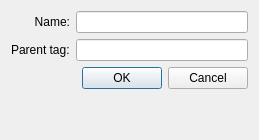
<?xml version="1.0" encoding="UTF-8"?>
<ui version="4.0">
 <class>AddOrEditTagDialog</class>
 <widget class="QDialog" name="AddOrEditTagDialog">
  <property name="geometry">
   <rect>
    <x>0</x>
    <y>0</y>
    <width>259</width>
    <height>140</height>
   </rect>
  </property>
  <property name="windowTitle">
   <string>Dialog</string>
  </property>
  <layout class="QGridLayout" name="gridLayout">
   <item row="0" column="0">
    <widget class="QLabel" name="tagNameLabel">
     <property name="text">
      <string>Name:</string>
     </property>
     <property name="alignment">
      <set>Qt::AlignRight|Qt::AlignTrailing|Qt::AlignVCenter</set>
     </property>
    </widget>
   </item>
   <item row="0" column="1">
    <widget class="QLineEdit" name="tagNameLineEdit"/>
   </item>
   <item row="1" column="0">
    <widget class="QLabel" name="parentTagName">
     <property name="text">
      <string>Parent tag:</string>
     </property>
    </widget>
   </item>
   <item row="1" column="1">
    <widget class="QLineEdit" name="parentTagLineEdit"/>
   </item>
   <item row="2" column="0" colspan="2">
    <widget class="QDialogButtonBox" name="buttonBox">
     <property name="orientation">
      <enum>Qt::Horizontal</enum>
     </property>
     <property name="standardButtons">
      <set>QDialogButtonBox::Cancel|QDialogButtonBox::Ok</set>
     </property>
    </widget>
   </item>
   <item row="3" column="0" colspan="2">
    <widget class="QLabel" name="statusBar"/>
   </item>
  </layout>
 </widget>
 <resources/>
 <connections>
  <connection>
   <sender>buttonBox</sender>
   <signal>accepted()</signal>
   <receiver>AddOrEditTagDialog</receiver>
   <slot>accept()</slot>
   <hints>
    <hint type="sourcelabel">
     <x>248</x>
     <y>254</y>
    </hint>
    <hint type="destinationlabel">
     <x>157</x>
     <y>274</y>
    </hint>
   </hints>
  </connection>
  <connection>
   <sender>buttonBox</sender>
   <signal>rejected()</signal>
   <receiver>AddOrEditTagDialog</receiver>
   <slot>reject()</slot>
   <hints>
    <hint type="sourcelabel">
     <x>316</x>
     <y>260</y>
    </hint>
    <hint type="destinationlabel">
     <x>286</x>
     <y>274</y>
    </hint>
   </hints>
  </connection>
 </connections>
</ui>
